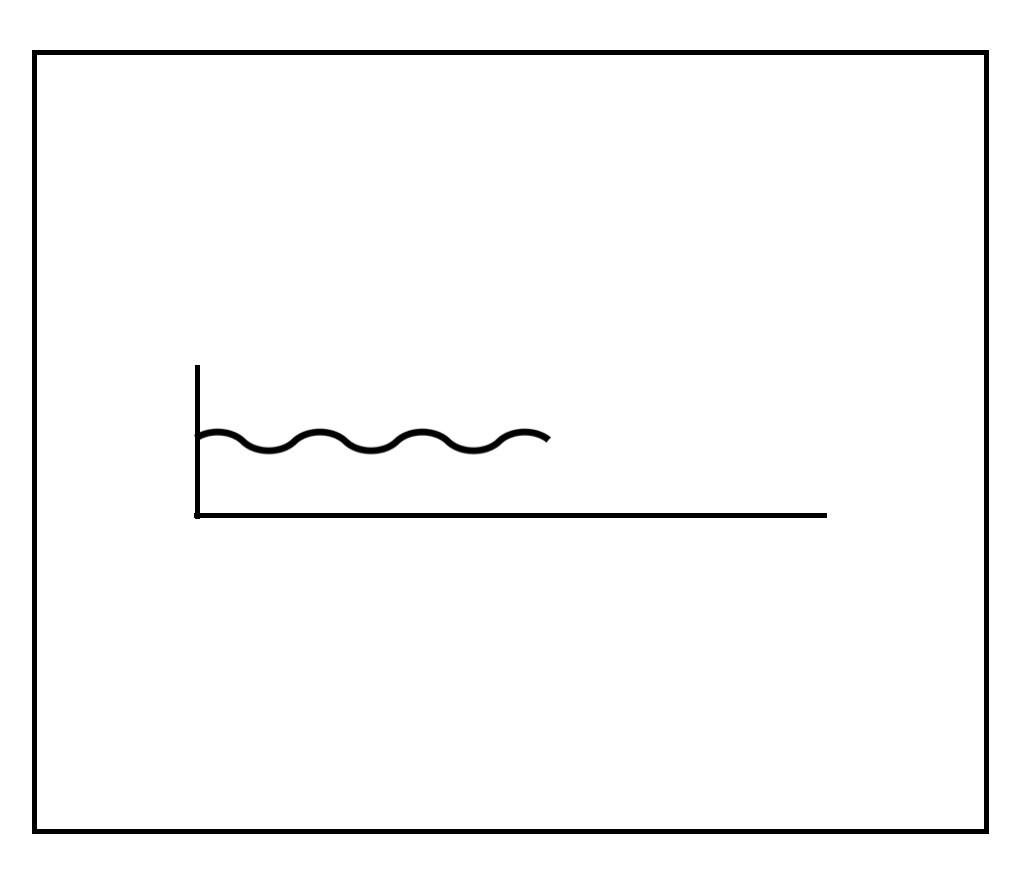
#> input picture detection/src/clf/training_data/samples/squiggly_sample_1.png, 1026 x 886 px
$ python haarClf.py
#> lines starting #> are read from the running program, lines starting #| are printed output that depends on the picture; after the words box and inside, x2 and y2 are one past the last pixel; in counts of white or black regions, pixels touching at a corner belong together
# Haar classification demo detecting the presence of 'squiggly' lines
# which will then be used to detect text headers.
# @ Aaron Baw 2018

import cv2
import imutils
import numpy as np

# Read in sample with a squiggly line (propsective text header)
headerImage = cv2.imread('training_data/samples/squiggly_sample_1.png')
#> headerImage is the input picture: shape (886, 1026, 3); min 0, max 255, mean 248.3
headerImage = imutils.resize(headerImage, width=300)
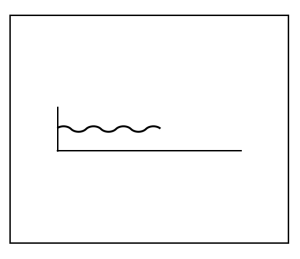
#> headerImage: shape (259, 300, 3); min 0, max 255, mean 248.3
# convert to grayscale
headerImage = cv2.cvtColor(headerImage, cv2.COLOR_BGR2GRAY)
#> headerImage: shape (259, 300)

# Invert.
# Using otsu's binarisation.
# This works by analysing the image histogram, a distribution of the particular
# tones in an image. Each bar represents the frequency of pixels corresponding
# to that particular tone.
ret, thresh = cv2.threshold(headerImage, 0, 255, cv2.THRESH_BINARY+cv2.THRESH_OTSU)
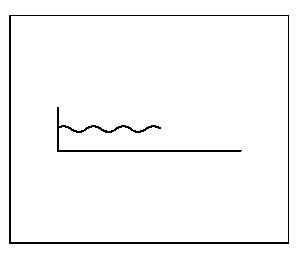
#> thresh: shape (259, 300); 97.2% white; black in thin lines or dots, all inside (x1, y1, x2, y2) = (9, 15, 289, 244)
#> ret = 152

# Invert the image so that our desired shapes are highlighted in white.
invert = cv2.bitwise_not(thresh)


# Load classifier.
squiggle_cascade = cv2.CascadeClassifier('training_data/cascade/cascade.xml')

# Find squiggles in image.
squiggles = squiggle_cascade.detectMultiScale(invert, 10, 10)
#> squiggles = [[136, 0, 28, 28], [141, 111, 28, 28], [222, 133, 28, 28]]

for (x, y, w, h) in squiggles:
      cv2.rectangle(invert,(x,y),(x+w,y+h),(255,0,0),2)
#> this loop made 3 passes
#> (x, y) on passes 1 to 3: (136, 0), (141, 111), (222, 133)
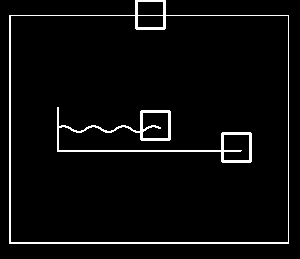
#> invert: shape (259, 300); 4.1% white in thin lines or dots, all inside (x1, y1, x2, y2) = (9, 0, 289, 244)

cv2.imwrite('training_data/samples/squiggle_detect_3.png', invert)

$ run again, with detection/src/clf/training_data/samples/drawn.png copied over detection/src/clf/training_data/samples/squiggly_sample_1.png
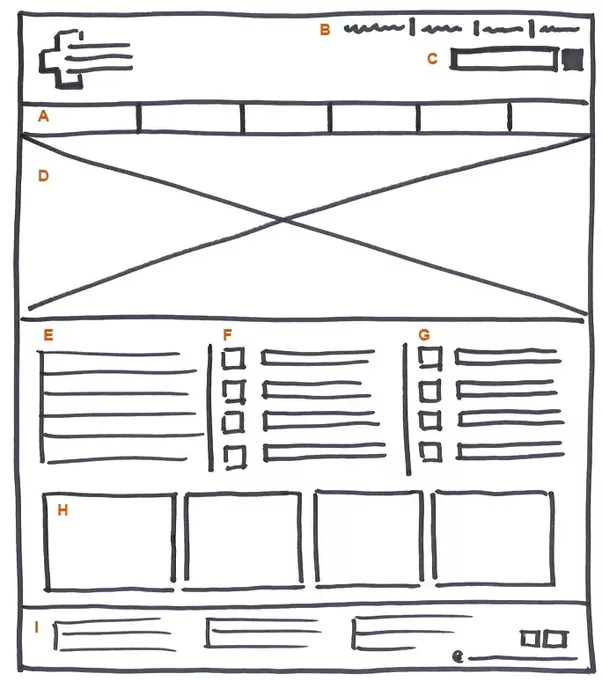
#> input picture detection/src/clf/training_data/samples/drawn.png, 602 x 681 px
#> headerImage is the input picture: shape (681, 602, 3); mean B, G, R 229.3, 228.1, 228.6
#> `ret, thresh = cv2.threshold(headerImage, 0, 255, cv2.THRESH_BINARY+cv2..`:
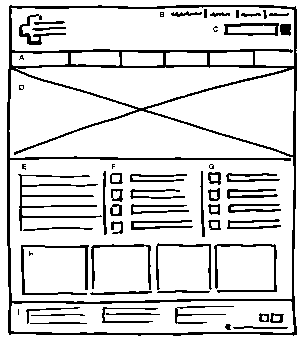
#> thresh: shape (339, 300); 84.9% white; black in thin lines or dots
#> ret = 176
#> squiggles = [[74, 257, 28, 28], [137, 255, 28, 28]]
#> the loop `for (x, y, w, h) in squiggles:` made 2 passes
#> after the loop `for (x, y, w, h) in squiggles:`:
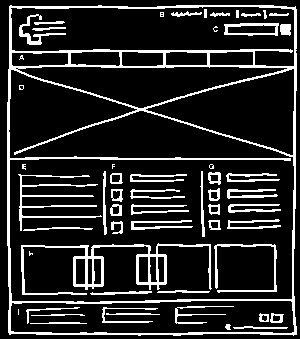
#> invert: shape (339, 300); 15.7% white in thin lines or dots

$ run again, with detection/src/clf/training_data/samples/drawn_text_header_1.png copied over detection/src/clf/training_data/samples/squiggly_sample_1.png
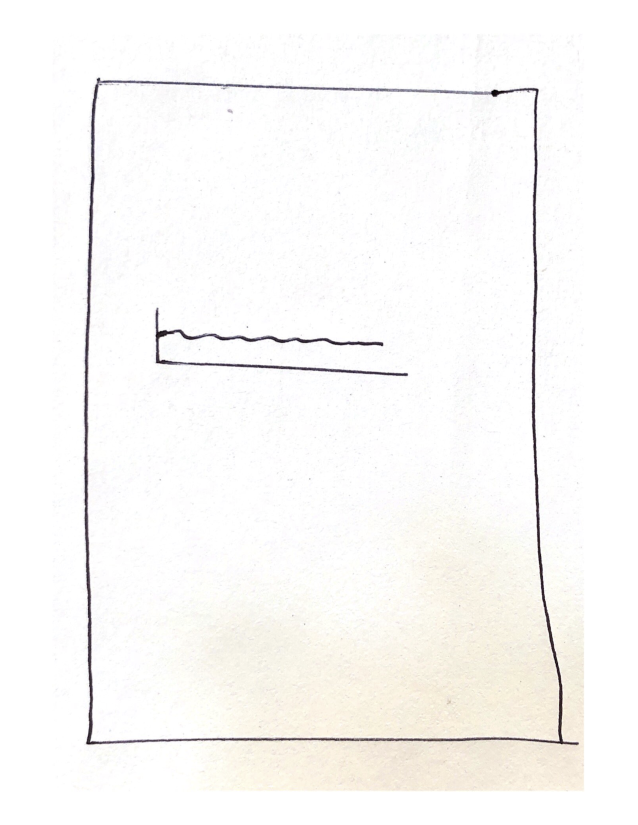
#> input picture detection/src/clf/training_data/samples/drawn_text_header_1.png, 1275 x 1650 px (shown at 1/2 size)
#> headerImage is the input picture: shape (1650, 1275, 3); mean B, G, R 247.4, 249.1, 250.2
#> `ret, thresh = cv2.threshold(headerImage, 0, 255, cv2.THRESH_BINARY+cv2..`:
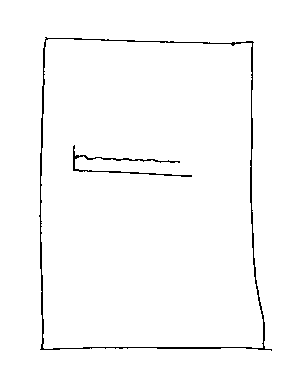
#> thresh: shape (388, 300); 98.2% white; black in thin lines or dots, all inside (x1, y1, x2, y2) = (39, 37, 272, 351)
#> ret = 182
#> squiggles = 15 rows, first 6: [121, 26, 28, 28], [29, 133, 28, 28], [239, 70, 28, 28], [232, 103, 28, 28], [239, 146, 28, 28], [160, 143, 28, 28]
#> the loop `for (x, y, w, h) in squiggles:` made 15 passes
#> (x, y) on passes 1 to 8: (121, 26), (29, 133), (239, 70), (232, 103), (239, 146), (160, 143), (232, 195), (240, 220)
#> after the loop `for (x, y, w, h) in squiggles:`:
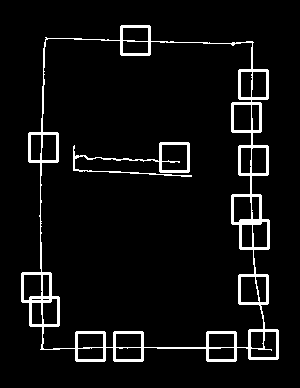
#> invert: shape (388, 300); 5.9% white; 2 white regions, box (x1, y1, x2, y2) and area: (21, 25, 279, 362) 6122, (73, 142, 192, 177) 735

$ run again, with detection/src/clf/training_data/samples/drawn_text_header_2.png copied over detection/src/clf/training_data/samples/squiggly_sample_1.png
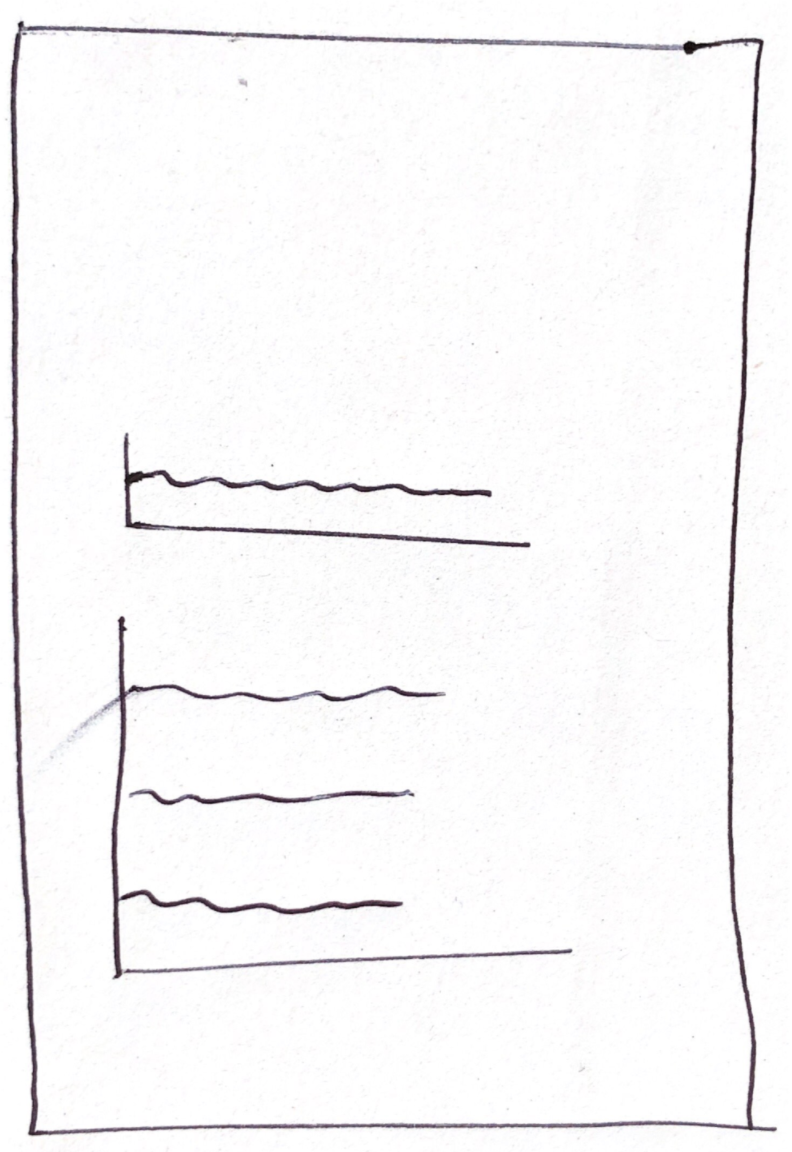
#> input picture detection/src/clf/training_data/samples/drawn_text_header_2.png, 792 x 1152 px
#> headerImage is the input picture: shape (1152, 792, 3); mean B, G, R 247.9, 247.2, 248
#> `ret, thresh = cv2.threshold(headerImage, 0, 255, cv2.THRESH_BINARY+cv2..`:
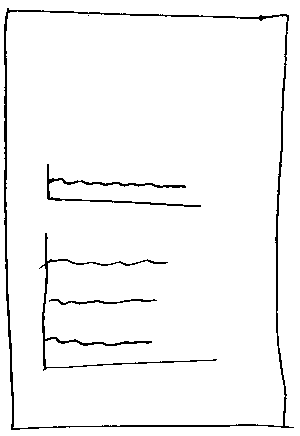
#> thresh: shape (436, 300); 96.3% white; black in thin lines or dots
#> ret = 183
#> squiggles = [[267, 163, 28, 28], [166, 169, 28, 28], [183, 189, 28, 28], [24, 221, 28, 28], [35, 222, 28, 28], [148, 244, 28, 28], [136, 282, 28, 28], [261, 346, 28, 28], [132, 325, 28, 28], [196, 343, 28, 28], [271, 398, 28, 28], [0, 392, 28, 28]]
#> the loop `for (x, y, w, h) in squiggles:` made 12 passes
#> (x, y) on passes 1 to 8: (267, 163), (166, 169), (183, 189), (24, 221), (35, 222), (148, 244), (136, 282), (261, 346)
#> after the loop `for (x, y, w, h) in squiggles:`:
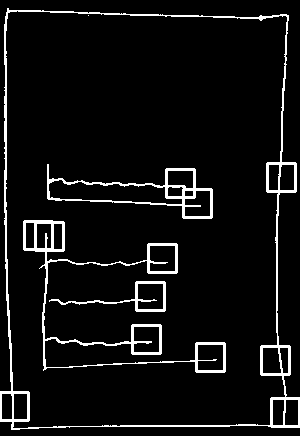
#> invert: shape (436, 300); 6.5% white; 5 white regions (1 under 20 px), largest, box (x1, y1, x2, y2) and area: (0, 8, 300, 430) 4013, (23, 220, 226, 373) 2573, (47, 164, 213, 219) 1341, (49, 281, 166, 312) 543
